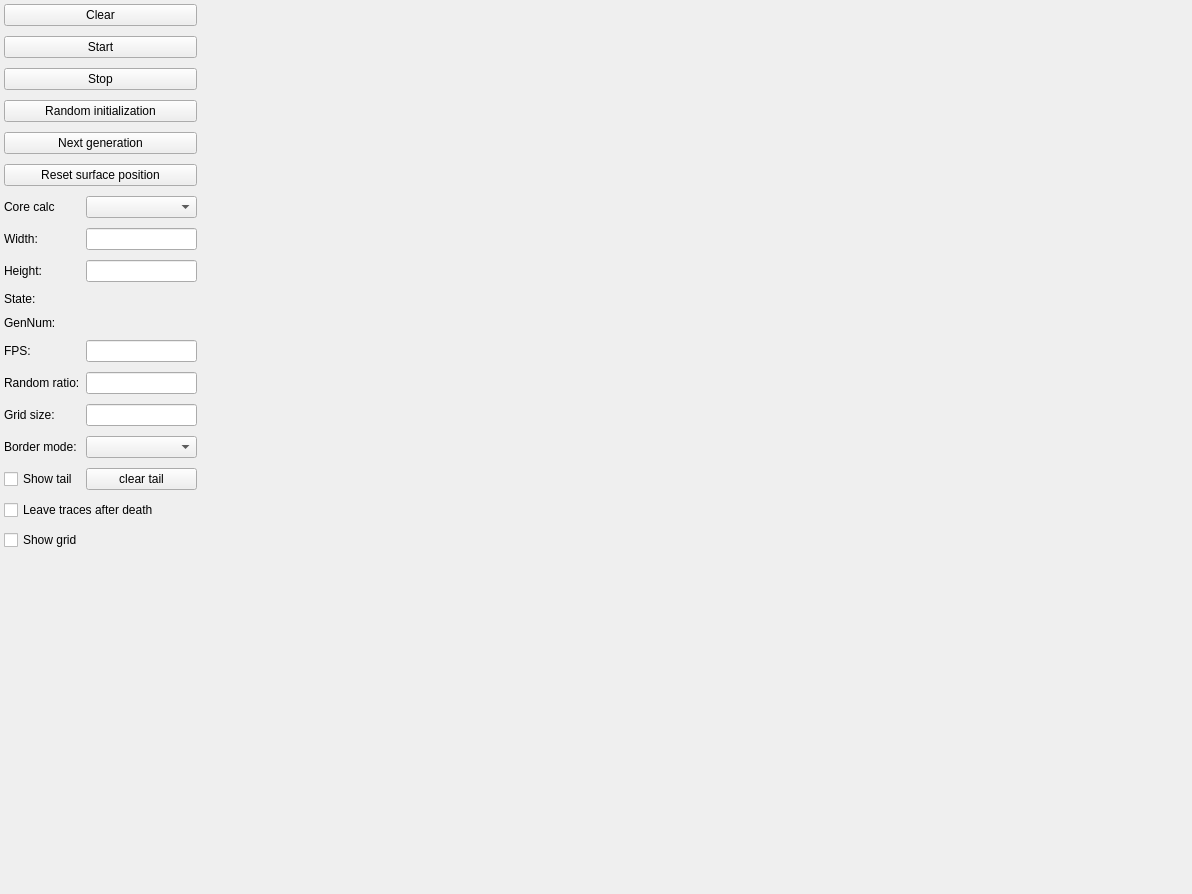
<?xml version="1.0" encoding="UTF-8"?>
<ui version="4.0">
 <class>MainWindow</class>
 <widget class="QMainWindow" name="MainWindow">
  <property name="geometry">
   <rect>
    <x>0</x>
    <y>0</y>
    <width>1192</width>
    <height>894</height>
   </rect>
  </property>
  <property name="windowTitle">
   <string>MainWindow</string>
  </property>
  <widget class="QWidget" name="centralwidget">
   <property name="sizePolicy">
    <sizepolicy hsizetype="Preferred" vsizetype="Preferred">
     <horstretch>0</horstretch>
     <verstretch>0</verstretch>
    </sizepolicy>
   </property>
   <layout class="QGridLayout" name="gridLayout_2" columnstretch="1,200" columnminimumwidth="200,0">
    <property name="leftMargin">
     <number>0</number>
    </property>
    <property name="topMargin">
     <number>0</number>
    </property>
    <property name="rightMargin">
     <number>0</number>
    </property>
    <property name="bottomMargin">
     <number>0</number>
    </property>
    <property name="horizontalSpacing">
     <number>6</number>
    </property>
    <item row="0" column="0">
     <widget class="QWidget" name="widget_control_panel" native="true">
      <property name="sizePolicy">
       <sizepolicy hsizetype="Expanding" vsizetype="Expanding">
        <horstretch>0</horstretch>
        <verstretch>0</verstretch>
       </sizepolicy>
      </property>
      <property name="cursor">
       <cursorShape>ArrowCursor</cursorShape>
      </property>
      <property name="autoFillBackground">
       <bool>false</bool>
      </property>
      <property name="styleSheet">
       <string notr="true"/>
      </property>
      <widget class="QWidget" name="horizontalLayoutWidget_2">
       <property name="geometry">
        <rect>
         <x>0</x>
         <y>0</y>
         <width>201</width>
         <height>761</height>
        </rect>
       </property>
       <layout class="QHBoxLayout" name="horizontalLayout_2">
        <item>
         <layout class="QGridLayout" name="gridLayout" columnstretch="0,0">
          <property name="sizeConstraint">
           <enum>QLayout::SizeConstraint::SetMaximumSize</enum>
          </property>
          <property name="leftMargin">
           <number>4</number>
          </property>
          <property name="topMargin">
           <number>4</number>
          </property>
          <property name="rightMargin">
           <number>4</number>
          </property>
          <property name="bottomMargin">
           <number>4</number>
          </property>
          <property name="horizontalSpacing">
           <number>6</number>
          </property>
          <property name="verticalSpacing">
           <number>10</number>
          </property>
          <item row="17" column="1">
           <widget class="QComboBox" name="comboBox_board_pattern"/>
          </item>
          <item row="14" column="1">
           <widget class="QLineEdit" name="lineEdit_gens_per_sec"/>
          </item>
          <item row="16" column="1">
           <widget class="QLineEdit" name="lineEdit_cell_size"/>
          </item>
          <item row="16" column="0">
           <widget class="QLabel" name="label_6">
            <property name="text">
             <string>Grid size:</string>
            </property>
           </widget>
          </item>
          <item row="17" column="0">
           <widget class="QLabel" name="label_7">
            <property name="text">
             <string>Border mode:</string>
            </property>
           </widget>
          </item>
          <item row="11" column="1">
           <widget class="QLabel" name="label_current_status">
            <property name="text">
             <string/>
            </property>
           </widget>
          </item>
          <item row="18" column="1">
           <widget class="QPushButton" name="pushButton_clear_tail">
            <property name="text">
             <string>clear tail</string>
            </property>
           </widget>
          </item>
          <item row="3" column="0" colspan="2">
           <widget class="QPushButton" name="pushButton_random_gen">
            <property name="text">
             <string>Random initialization</string>
            </property>
           </widget>
          </item>
          <item row="11" column="0">
           <widget class="QLabel" name="label_3">
            <property name="text">
             <string>State:</string>
            </property>
           </widget>
          </item>
          <item row="19" column="0" colspan="2">
           <widget class="QCheckBox" name="checkBox_trace_1_gen">
            <property name="text">
             <string>Leave traces after death</string>
            </property>
           </widget>
          </item>
          <item row="18" column="0">
           <widget class="QCheckBox" name="checkBox_show_tail">
            <property name="text">
             <string>Show tail</string>
            </property>
           </widget>
          </item>
          <item row="1" column="0" colspan="2">
           <widget class="QPushButton" name="pushButton_start">
            <property name="sizePolicy">
             <sizepolicy hsizetype="Preferred" vsizetype="Fixed">
              <horstretch>0</horstretch>
              <verstretch>0</verstretch>
             </sizepolicy>
            </property>
            <property name="text">
             <string>Start</string>
            </property>
           </widget>
          </item>
          <item row="21" column="0" colspan="2">
           <widget class="QLabel" name="label_4">
            <property name="sizePolicy">
             <sizepolicy hsizetype="Preferred" vsizetype="MinimumExpanding">
              <horstretch>0</horstretch>
              <verstretch>0</verstretch>
             </sizepolicy>
            </property>
            <property name="text">
             <string/>
            </property>
           </widget>
          </item>
          <item row="9" column="0">
           <widget class="QLabel" name="label_8">
            <property name="text">
             <string>Width:</string>
            </property>
           </widget>
          </item>
          <item row="9" column="1">
           <widget class="QLineEdit" name="lineEdit_surface_width"/>
          </item>
          <item row="2" column="0" colspan="2">
           <widget class="QPushButton" name="pushButton_stop">
            <property name="text">
             <string>Stop</string>
            </property>
           </widget>
          </item>
          <item row="10" column="1">
           <widget class="QLineEdit" name="lineEdit_surface_height"/>
          </item>
          <item row="4" column="0" colspan="2">
           <widget class="QPushButton" name="pushButton_next_step">
            <property name="text">
             <string>Next generation</string>
            </property>
           </widget>
          </item>
          <item row="15" column="0">
           <widget class="QLabel" name="label_5">
            <property name="text">
             <string>Random ratio:</string>
            </property>
           </widget>
          </item>
          <item row="5" column="0" colspan="2">
           <widget class="QPushButton" name="pushButton_reset_surface_position">
            <property name="text">
             <string>Reset surface position</string>
            </property>
           </widget>
          </item>
          <item row="10" column="0">
           <widget class="QLabel" name="label_9">
            <property name="text">
             <string>Height:</string>
            </property>
           </widget>
          </item>
          <item row="0" column="0" colspan="2">
           <widget class="QPushButton" name="pushButton_clean_surface">
            <property name="sizePolicy">
             <sizepolicy hsizetype="Minimum" vsizetype="Preferred">
              <horstretch>0</horstretch>
              <verstretch>0</verstretch>
             </sizepolicy>
            </property>
            <property name="text">
             <string>Clear</string>
            </property>
           </widget>
          </item>
          <item row="20" column="0" colspan="2">
           <widget class="QCheckBox" name="checkBox_show_grid">
            <property name="text">
             <string>Show grid</string>
            </property>
           </widget>
          </item>
          <item row="14" column="0">
           <widget class="QLabel" name="label">
            <property name="sizePolicy">
             <sizepolicy hsizetype="Preferred" vsizetype="Preferred">
              <horstretch>0</horstretch>
              <verstretch>0</verstretch>
             </sizepolicy>
            </property>
            <property name="text">
             <string>FPS:</string>
            </property>
           </widget>
          </item>
          <item row="15" column="1">
           <widget class="QLineEdit" name="lineEdit_random_ratio"/>
          </item>
          <item row="13" column="1">
           <widget class="QLabel" name="label_show_gens">
            <property name="enabled">
             <bool>true</bool>
            </property>
            <property name="maximumSize">
             <size>
              <width>82</width>
              <height>36</height>
             </size>
            </property>
            <property name="text">
             <string/>
            </property>
           </widget>
          </item>
          <item row="13" column="0">
           <widget class="QLabel" name="label_2">
            <property name="text">
             <string>GenNum:</string>
            </property>
           </widget>
          </item>
          <item row="8" column="0">
           <widget class="QLabel" name="label_10">
            <property name="text">
             <string>Core calc</string>
            </property>
           </widget>
          </item>
          <item row="8" column="1">
           <widget class="QComboBox" name="comboBox_core_calc"/>
          </item>
         </layout>
        </item>
       </layout>
      </widget>
     </widget>
    </item>
    <item row="0" column="1">
     <widget class="QWidget" name="widget_draw_area" native="true">
      <property name="styleSheet">
       <string notr="true"/>
      </property>
     </widget>
    </item>
   </layout>
  </widget>
 </widget>
 <resources/>
 <connections/>
</ui>
